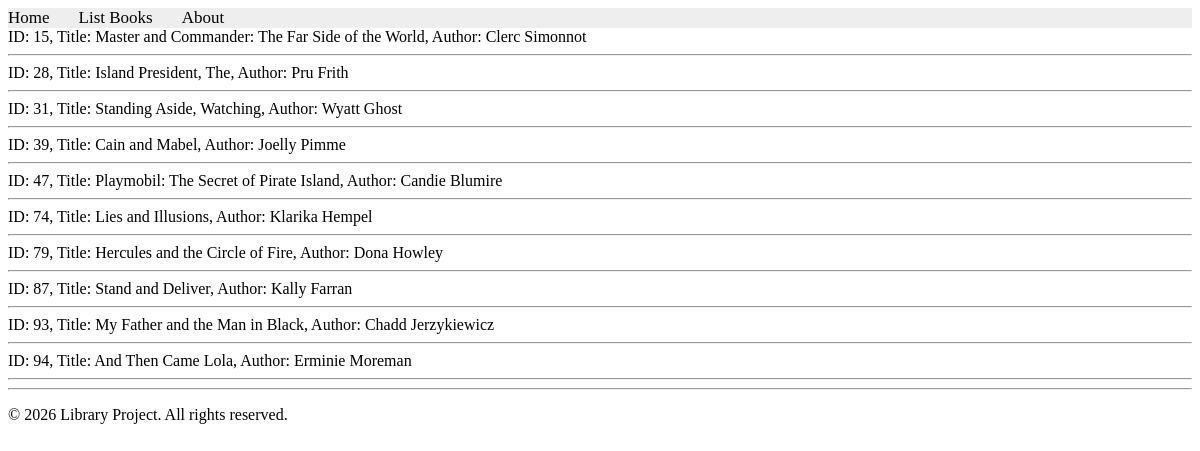
The page /books/simple/query on the database its author committed.
### apps/bookmodule/models.py (models this page shows)
class Book(models.Model):
    title = models.CharField(max_length=100)
    author = models.CharField(max_length=50)
    price = models.FloatField(default=0.0)
    edition = models.SmallIntegerField(default=1)
    quantity = models.IntegerField(default=1)
    pubdate = models.DateTimeField()
    rating = models.SmallIntegerField(default=1)
    publisher = models.ForeignKey(Publisher, null=True, on_delete=models.SET_NULL)
    authors = models.ManyToManyField(Author)

### apps/bookmodule/views.py (the view)
# urls.py: path('simple/query', views.simple_query, name="books.simple_query"),
def simple_query(request):
    mybooks = Book.objects.filter(title__icontains='and')
    return render(request, 'bookmodule/bookList.html', {'books': mybooks})

### apps/templates/bookmodule/bookList.html (shortened to what this page needs)
{% extends "layouts/base.html" %}
{% load static %}
{% block content %}
    {% for obj in books %}
        ID: {{obj.id}}, Title: {{obj.title}}, Author: {{obj.author}}
        <hr>
    {% endfor %}
{% endblock content %}

### apps/templates/layouts/base.html (shortened to what this page needs)
<!DOCTYPE html>
<html lang="en">
{% load static %}
<head>
    <link rel="stylesheet" href="{% static 'styles.css' %}">
    <link rel="stylesheet" href="https://cdnjs.cloudflare.com/ajax/libs/font-awesome/4.7.0/css/font-awesome.min.css">
</head>
<body>
    {% include "includes/header.html" %}
    {% block content %} {% endblock content %}
    {% include "includes/footer.html" %}
</body>
</html>

### apps/templates/includes/header.html
{% with request.resolver_match.url_name as url_name %}
<div class="topnav">
    <a class="{% if url_name == 'books.index' %}active{% endif %}" href="{% url "books.index" %}">Home</a>
    <a class="{% if url_name == 'books.list_books' %}active{% endif %}" href="{% url "books.list_books" %}">List Books</a>
    <a class="{% if url_name == 'books.aboutus' %}active{% endif %}" href="{% url "books.aboutus" %}">About</a>
</div>
{% endwith %}

### apps/templates/includes/footer.html
<hr>
<footer>
    <p>&copy; 2026 Library Project. All rights reserved.</p>
</footer>

### apps/static/styles.css (style rules this page uses)
.topnav { background-color: #eeeeee; width: 100%; }
.topnav a { color: #000000; text-align: center; margin-right: 25px; text-decoration: none; font-size: 17px; }

### rows shown on the page
Book: id "15", title "Master and Commander: The Far Side of the World", author "Clerc Simonnot"
Book: id "28", title "Island President, The", author "Pru Frith"
Book: id "31", title "Standing Aside, Watching", author "Wyatt Ghost"
Book: id "39", title "Cain and Mabel", author "Joelly Pimme"
Book: id "47", title "Playmobil: The Secret of Pirate Island", author "Candie Blumire"
Book: id "74", title "Lies and Illusions", author "Klarika Hempel"
Book: id "79", title "Hercules and the Circle of Fire", author "Dona Howley"
Book: id "87", title "Stand and Deliver", author "Kally Farran"
Book: id "93", title "My Father and the Man in Black", author "Chadd Jerzykiewicz"
Book: id "94", title "And Then Came Lola", author "Erminie Moreman"
